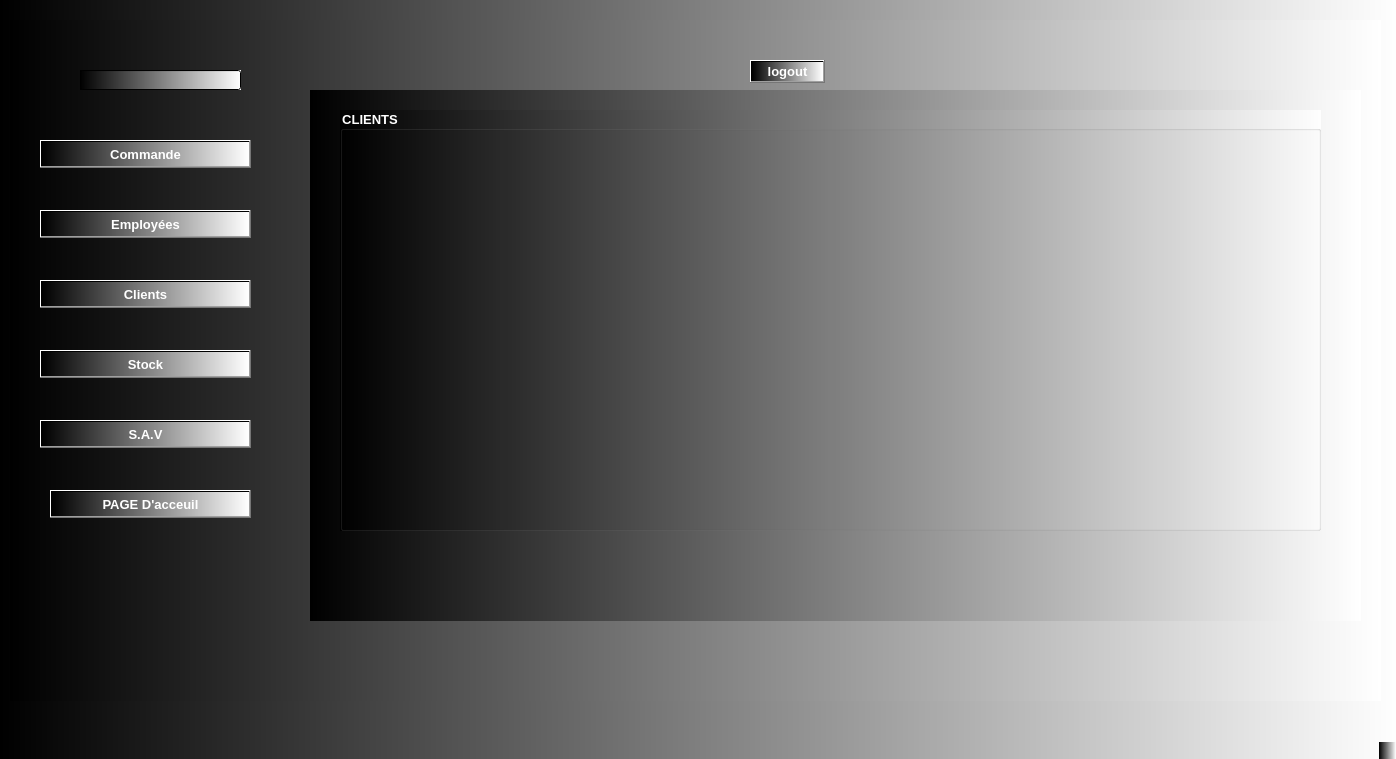
<?xml version="1.0" encoding="UTF-8"?>
<ui version="4.0">
 <class>MainWindow</class>
 <widget class="QMainWindow" name="MainWindow">
  <property name="geometry">
   <rect>
    <x>0</x>
    <y>0</y>
    <width>1396</width>
    <height>759</height>
   </rect>
  </property>
  <property name="windowTitle">
   <string>MainWindow</string>
  </property>
  <property name="styleSheet">
   <string notr="true">background-color:qlineargradient(spread:pad, x1:0, y1:0, x2:1, y2:0, stop:0 rgba(0, 0, 0, 255), stop:1 rgba(255, 255, 255, 255));</string>
  </property>
  <widget class="QWidget" name="centralwidget">
   <widget class="QStackedWidget" name="stackedWidget1">
    <property name="geometry">
     <rect>
      <x>10</x>
      <y>20</y>
      <width>1371</width>
      <height>681</height>
     </rect>
    </property>
    <property name="font">
     <font>
      <weight>75</weight>
      <bold>true</bold>
     </font>
    </property>
    <property name="styleSheet">
     <string notr="true">background-color:qlineargradient(spread:pad, x1:0, y1:0, x2:1, y2:0, stop:0 rgba(0, 0, 0, 255), stop:1 rgba(255, 255, 255, 255));</string>
    </property>
    <property name="currentIndex">
     <number>1</number>
    </property>
    <widget class="QWidget" name="page_4">
     <widget class="QGroupBox" name="groupBox_2">
      <property name="geometry">
       <rect>
        <x>370</x>
        <y>100</y>
        <width>581</width>
        <height>311</height>
       </rect>
      </property>
      <property name="title">
       <string>Login</string>
      </property>
      <widget class="QLabel" name="label_3">
       <property name="geometry">
        <rect>
         <x>120</x>
         <y>170</y>
         <width>341</width>
         <height>101</height>
        </rect>
       </property>
       <property name="font">
        <font>
         <weight>75</weight>
         <bold>true</bold>
        </font>
       </property>
       <property name="styleSheet">
        <string notr="true">color:white;</string>
       </property>
       <property name="frameShape">
        <enum>QFrame::Box</enum>
       </property>
       <property name="frameShadow">
        <enum>QFrame::Raised</enum>
       </property>
       <property name="text">
        <string>status...</string>
       </property>
      </widget>
      <widget class="QWidget" name="layoutWidget">
       <property name="geometry">
        <rect>
         <x>90</x>
         <y>20</y>
         <width>421</width>
         <height>81</height>
        </rect>
       </property>
       <property name="font">
        <font>
         <weight>75</weight>
         <bold>true</bold>
        </font>
       </property>
       <property name="styleSheet">
        <string notr="true">color:white;</string>
       </property>
       <layout class="QHBoxLayout" name="horizontalLayout_2">
        <item>
         <layout class="QHBoxLayout" name="horizontalLayout">
          <item>
           <layout class="QVBoxLayout" name="verticalLayout_2">
            <item>
             <widget class="QLabel" name="label_2">
              <property name="font">
               <font>
                <weight>75</weight>
                <bold>true</bold>
               </font>
              </property>
              <property name="text">
               <string>User name:</string>
              </property>
             </widget>
            </item>
            <item>
             <widget class="QLabel" name="label_4">
              <property name="font">
               <font>
                <weight>75</weight>
                <bold>true</bold>
               </font>
              </property>
              <property name="text">
               <string>password  :</string>
              </property>
             </widget>
            </item>
           </layout>
          </item>
          <item>
           <layout class="QVBoxLayout" name="verticalLayout">
            <item>
             <widget class="QLineEdit" name="le_username"/>
            </item>
            <item>
             <widget class="QLineEdit" name="le_password">
              <property name="echoMode">
               <enum>QLineEdit::Password</enum>
              </property>
             </widget>
            </item>
           </layout>
          </item>
         </layout>
        </item>
        <item>
         <layout class="QVBoxLayout" name="verticalLayout_3">
          <item>
           <widget class="QPushButton" name="pb_login">
            <property name="font">
             <font>
              <weight>75</weight>
              <bold>true</bold>
             </font>
            </property>
            <property name="text">
             <string>Login</string>
            </property>
           </widget>
          </item>
          <item>
           <widget class="QPushButton" name="pb_clear">
            <property name="font">
             <font>
              <weight>75</weight>
              <bold>true</bold>
             </font>
            </property>
            <property name="text">
             <string>clear</string>
            </property>
           </widget>
          </item>
         </layout>
        </item>
       </layout>
      </widget>
     </widget>
    </widget>
    <widget class="QWidget" name="page_3">
     <widget class="QPushButton" name="pushButtonclients">
      <property name="geometry">
       <rect>
        <x>30</x>
        <y>260</y>
        <width>211</width>
        <height>28</height>
       </rect>
      </property>
      <property name="font">
       <font>
        <pointsize>10</pointsize>
        <weight>75</weight>
        <bold>true</bold>
       </font>
      </property>
      <property name="styleSheet">
       <string notr="true">color:white;</string>
      </property>
      <property name="text">
       <string>Clients</string>
      </property>
     </widget>
     <widget class="QPushButton" name="pushButtonemployees">
      <property name="geometry">
       <rect>
        <x>30</x>
        <y>190</y>
        <width>211</width>
        <height>28</height>
       </rect>
      </property>
      <property name="font">
       <font>
        <pointsize>10</pointsize>
        <weight>75</weight>
        <bold>true</bold>
       </font>
      </property>
      <property name="styleSheet">
       <string notr="true">color:white;</string>
      </property>
      <property name="text">
       <string>Employées</string>
      </property>
     </widget>
     <widget class="QPushButton" name="pageacc">
      <property name="geometry">
       <rect>
        <x>40</x>
        <y>470</y>
        <width>201</width>
        <height>28</height>
       </rect>
      </property>
      <property name="font">
       <font>
        <pointsize>10</pointsize>
        <weight>75</weight>
        <bold>true</bold>
       </font>
      </property>
      <property name="styleSheet">
       <string notr="true">color:white;</string>
      </property>
      <property name="text">
       <string>PAGE D'acceuil</string>
      </property>
     </widget>
     <widget class="QStackedWidget" name="stackedWidget_2">
      <property name="geometry">
       <rect>
        <x>300</x>
        <y>70</y>
        <width>1051</width>
        <height>531</height>
       </rect>
      </property>
      <property name="currentIndex">
       <number>4</number>
      </property>
      <widget class="QWidget" name="pcommande">
       <widget class="QGroupBox" name="commande">
        <property name="geometry">
         <rect>
          <x>30</x>
          <y>20</y>
          <width>971</width>
          <height>421</height>
         </rect>
        </property>
        <property name="font">
         <font>
          <pointsize>10</pointsize>
          <weight>75</weight>
          <bold>true</bold>
         </font>
        </property>
        <property name="styleSheet">
         <string notr="true">color:white;</string>
        </property>
        <property name="title">
         <string>Commande</string>
        </property>
       </widget>
      </widget>
      <widget class="QWidget" name="pemployees">
       <widget class="QGroupBox" name="employees">
        <property name="geometry">
         <rect>
          <x>30</x>
          <y>30</y>
          <width>971</width>
          <height>411</height>
         </rect>
        </property>
        <property name="font">
         <font>
          <pointsize>10</pointsize>
          <weight>75</weight>
          <bold>true</bold>
         </font>
        </property>
        <property name="styleSheet">
         <string notr="true">color:white;</string>
        </property>
        <property name="title">
         <string>Employées</string>
        </property>
       </widget>
      </widget>
      <widget class="QWidget" name="pagedacceuil">
       <widget class="QGroupBox" name="groupBox">
        <property name="geometry">
         <rect>
          <x>30</x>
          <y>30</y>
          <width>981</width>
          <height>411</height>
         </rect>
        </property>
        <property name="font">
         <font>
          <pointsize>10</pointsize>
          <weight>75</weight>
          <bold>true</bold>
         </font>
        </property>
        <property name="styleSheet">
         <string notr="true">color:white;</string>
        </property>
        <property name="title">
         <string>PAGE D'ACCEUIL</string>
        </property>
        <widget class="QLabel" name="label">
         <property name="geometry">
          <rect>
           <x>140</x>
           <y>120</y>
           <width>641</width>
           <height>201</height>
          </rect>
         </property>
         <property name="text">
          <string>HELLO</string>
         </property>
        </widget>
       </widget>
      </widget>
      <widget class="QWidget" name="psav">
       <widget class="QGroupBox" name="sav">
        <property name="geometry">
         <rect>
          <x>30</x>
          <y>40</y>
          <width>981</width>
          <height>391</height>
         </rect>
        </property>
        <property name="font">
         <font>
          <pointsize>10</pointsize>
          <weight>75</weight>
          <bold>true</bold>
         </font>
        </property>
        <property name="styleSheet">
         <string notr="true">color:white;</string>
        </property>
        <property name="title">
         <string>S.A.V</string>
        </property>
       </widget>
      </widget>
      <widget class="QWidget" name="pclients">
       <widget class="QGroupBox" name="client">
        <property name="geometry">
         <rect>
          <x>30</x>
          <y>20</y>
          <width>981</width>
          <height>421</height>
         </rect>
        </property>
        <property name="font">
         <font>
          <pointsize>10</pointsize>
          <weight>75</weight>
          <bold>true</bold>
         </font>
        </property>
        <property name="styleSheet">
         <string notr="true">color:white;</string>
        </property>
        <property name="title">
         <string>CLIENTS</string>
        </property>
       </widget>
      </widget>
      <widget class="QWidget" name="pstock">
       <widget class="QGroupBox" name="stock">
        <property name="geometry">
         <rect>
          <x>30</x>
          <y>30</y>
          <width>971</width>
          <height>411</height>
         </rect>
        </property>
        <property name="font">
         <font>
          <pointsize>10</pointsize>
          <weight>75</weight>
          <bold>true</bold>
         </font>
        </property>
        <property name="styleSheet">
         <string notr="true">color:white;</string>
        </property>
        <property name="title">
         <string>Stock</string>
        </property>
       </widget>
      </widget>
     </widget>
     <widget class="QPushButton" name="pushButtonsav">
      <property name="geometry">
       <rect>
        <x>30</x>
        <y>400</y>
        <width>211</width>
        <height>28</height>
       </rect>
      </property>
      <property name="font">
       <font>
        <pointsize>10</pointsize>
        <weight>75</weight>
        <bold>true</bold>
       </font>
      </property>
      <property name="styleSheet">
       <string notr="true">color:white;</string>
      </property>
      <property name="text">
       <string>S.A.V</string>
      </property>
     </widget>
     <widget class="QPushButton" name="Commande">
      <property name="geometry">
       <rect>
        <x>30</x>
        <y>120</y>
        <width>211</width>
        <height>28</height>
       </rect>
      </property>
      <property name="font">
       <font>
        <pointsize>10</pointsize>
        <weight>75</weight>
        <bold>true</bold>
       </font>
      </property>
      <property name="styleSheet">
       <string notr="true">color:white;</string>
      </property>
      <property name="text">
       <string>Commande</string>
      </property>
     </widget>
     <widget class="QPushButton" name="pushButtonstock">
      <property name="geometry">
       <rect>
        <x>30</x>
        <y>330</y>
        <width>211</width>
        <height>28</height>
       </rect>
      </property>
      <property name="font">
       <font>
        <pointsize>10</pointsize>
        <weight>75</weight>
        <bold>true</bold>
       </font>
      </property>
      <property name="styleSheet">
       <string notr="true">color:white;</string>
      </property>
      <property name="text">
       <string>Stock</string>
      </property>
     </widget>
     <widget class="QLineEdit" name="le_role">
      <property name="geometry">
       <rect>
        <x>70</x>
        <y>50</y>
        <width>161</width>
        <height>20</height>
       </rect>
      </property>
      <property name="font">
       <font>
        <pointsize>10</pointsize>
        <weight>75</weight>
        <bold>true</bold>
       </font>
      </property>
      <property name="styleSheet">
       <string notr="true">color:white;</string>
      </property>
      <property name="readOnly">
       <bool>true</bool>
      </property>
     </widget>
     <widget class="QPushButton" name="pushButton">
      <property name="geometry">
       <rect>
        <x>740</x>
        <y>40</y>
        <width>75</width>
        <height>23</height>
       </rect>
      </property>
      <property name="font">
       <font>
        <pointsize>10</pointsize>
        <weight>75</weight>
        <bold>true</bold>
       </font>
      </property>
      <property name="styleSheet">
       <string notr="true">color:white;</string>
      </property>
      <property name="text">
       <string>logout</string>
      </property>
     </widget>
    </widget>
   </widget>
  </widget>
  <widget class="QMenuBar" name="menubar">
   <property name="geometry">
    <rect>
     <x>0</x>
     <y>0</y>
     <width>1396</width>
     <height>21</height>
    </rect>
   </property>
  </widget>
  <widget class="QStatusBar" name="statusbar"/>
 </widget>
 <resources/>
 <connections/>
</ui>
